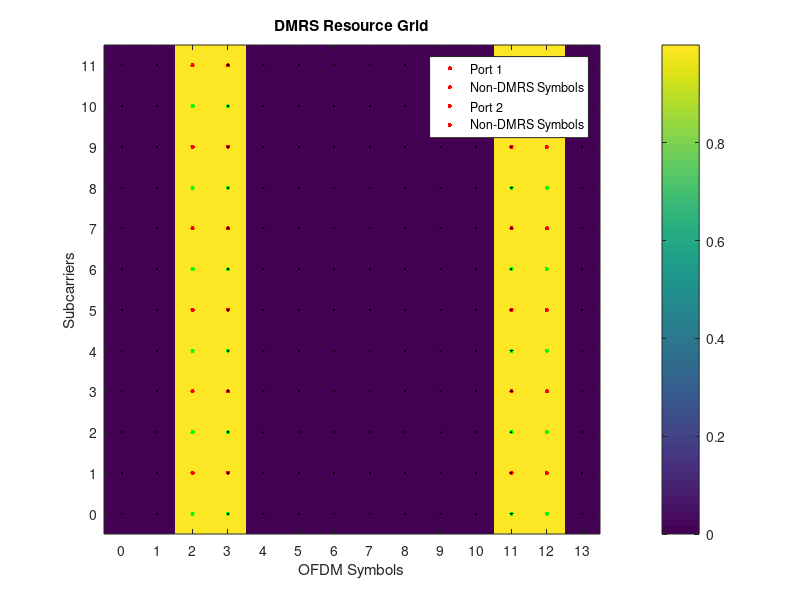

Reproduce this figure in MATLAB.
function dmrs_simulation()
    % 参数设置
    N_RB = 1;                % 资源块数量
    num_ports = 2;           % 天线端口数
    dmrs_symbols = [2, 11];  % DMRS符号位置（0-based）
    dmrs_additional_position = [0, 1]; % DMRS附加符号位置（0-based，取值范围：0, 1, 2, 3）
    comb_offset = [0, 1];    % 梳状偏移量（0或1）
    cyclic_shift = [0, 3];   % 循环移位量（子载波数）
    c_init = 123;            % 伪随机序列初始化值
    dmrs_type = 1;           % DMRS类型（1 或 2）

    % 检查 dmrs_additional_position 的合法性
    if any(dmrs_additional_position < 0 | dmrs_additional_position > 3)
        error('dmrs_additional_position must be in the range [0, 3]');
    end

    % 派生参数
    N = 6 * N_RB;            % 每个端口的DMRS子载波数
    num_subcarriers = 12 * N_RB; % 总子载波数
    num_symbols = 14;         % 时隙内的OFDM符号数
    
    % 生成伪随机序列
    c = generate_pr_seq(c_init, 2*N);
    
    % 生成基序列
    real_part = 1 - 2*c(1:2:2*N);
    imag_part = 1 - 2*c(2:2:2*N);
    base_seq = (real_part + 1i*imag_part)/sqrt(2);
    
    % 生成端口DMRS序列
    dmrs_sequences = zeros(num_ports, N);
    for port = 1:num_ports
        phase = exp(1i*2*pi*cyclic_shift(port)*(0:N-1)/N);
        dmrs_sequences(port,:) = base_seq .* phase;
    end

    % 应用 OCC
    if dmrs_type == 1
        % Type 1: OCC [1, 1] 和 [1, -1]
        occ = [1, 1; 1, -1];
    elseif dmrs_type == 2
        % Type 2: OCC [1, 1, 1, 1] 和 [1, -1, 1, -1]
        occ = [1, 1, 1, 1; 1, -1, 1, -1];
    else
        error('Unsupported DMRS type');
    end

    % 创建资源网格
    resource_grid = zeros(num_subcarriers, num_symbols);
    
    % 映射到资源网格
    dmrs_subcarriers = zeros(num_ports, N); % 用于记录 DMRS 子载波位置
    for port = 1:num_ports
        if dmrs_type == 1
            % Type 1: 梳状结构
            subcarriers = comb_offset(port) + 2*(0:N-1);
        elseif dmrs_type == 2
            % Type 2: 块状结构
            subcarriers = (port-1)*N + (1:N);
        end
        dmrs_subcarriers(port, :) = subcarriers; % 记录 DMRS 子载波位置
        for sym = dmrs_symbols
            % 应用 OCC
            if dmrs_type == 1
                % Type 1: OCC [1, 1] 和 [1, -1]
                occ = [1, 1; 1, -1];
                for port = 1:num_ports
                    % 将 dmrs_sequences 重塑为 2 x (N/2)
                    reshaped_seq = reshape(dmrs_sequences(port, :), [2, N/2]);
                    % 扩展 occ(port, :) 为 2 x (N/2)
                    occ_expanded = repmat(occ(port, :)', 1, N/2);
                    % 逐元素乘法
                    dmrs_sequences(port, :) = reshape(reshaped_seq .* occ_expanded, 1, N);
                end
            elseif dmrs_type == 2
                % Type 2: OCC [1, 1, 1, 1] 和 [1, -1, 1, -1]
                occ = [1, 1, 1, 1; 1, -1, 1, -1];
                for port = 1:num_ports
                    % 将 dmrs_sequences 重塑为 4 x (N/4)
                    reshaped_seq = reshape(dmrs_sequences(port, :), [4, N/4]);
                    % 扩展 occ(port, :) 为 4 x (N/4)
                    occ_expanded = repmat(occ(port, :)', 1, N/4);
                    % 逐元素乘法
                    dmrs_sequences(port, :) = reshape(reshaped_seq .* occ_expanded, 1, N);
                end
            else
                error('Unsupported DMRS type');
            end
            % 映射 DMRS 到资源网格
            for pos = dmrs_additional_position
                if sym + pos < num_symbols
                    resource_grid(subcarriers+1, sym+pos+1) = dmrs_sequences(port,:);
                end
            end
        end
    end

    % 绘制资源网格
    figure;
    imagesc(abs(resource_grid));
    xlabel('OFDM Symbols');
    ylabel('Subcarriers');
    title('DMRS Resource Grid');
    colorbar;

    % 添加子载波索引
    yticks(1:num_subcarriers);
    yticklabels(arrayfun(@num2str, num_subcarriers-1:-1:0, 'UniformOutput', false));

    % 添加 OFDM 符号索引
    xticks(1:num_symbols);
    xticklabels(arrayfun(@num2str, 0:num_symbols-1, 'UniformOutput', false));

    % 定义颜色
    colors = ['r', 'g', 'b', 'k']; % 为每个端口分配不同颜色

    % 标记 DMRS 符号和非 DMRS 符号
    hold on;
    for port = 1:num_ports
        color = colors(port); % 选择当前端口的颜色
        for sym = dmrs_symbols
            dmrs_sc = dmrs_subcarriers(port, :);
            % 标记 DMRS 符号
            for pos = dmrs_additional_position
                if sym + pos < num_symbols
                    plot(sym+pos+1, dmrs_sc+1, '.', 'Color', color, 'MarkerSize', 10); 
                end
            end
        end
    end
    % 标记非 DMRS 符号
    non_dmrs_symbols = setdiff(0:num_symbols-1, dmrs_symbols + dmrs_additional_position);
    for sym = non_dmrs_symbols
        plot(sym+1, 1:num_subcarriers, '.', 'Color', 'k', 'MarkerSize', 5); % 使用黑色点标记非 DMRS 符号
    end
    hold off;

    % 添加图例
    legend_entries = [arrayfun(@(p) ['Port ', num2str(p)], 1:num_ports, 'UniformOutput', false); repmat({'Non-DMRS Symbols'}, 1, num_ports)];   
    legend(legend_entries{:});
end

function seq = generate_pr_seq(c_init, len)
    % 生成伪随机序列（Gold序列）
    Nc = 1600;               % 初始垃圾比特数
    total_len = Nc + len;    % 总序列长度
    
    % 初始化x1寄存器
    x1 = zeros(1, total_len + Nc + 31);  % 扩展长度以避免索引越界
    x1(1) = 1;  % x1[0]=1, others=0
    
    % 初始化x2寄存器
    x2 = zeros(1, total_len + Nc + 31);
    for i = 0:30
        x2(i+1) = bitand(bitshift(c_init, -i), 1);
    end
    
    % 生成扩展序列
    for n = 31:(total_len + Nc + 31 - 1)
        x1(n+1) = mod(x1(n-31+1) + x1(n-3+1), 2);
        x2(n+1) = mod(x2(n-31+1) + x2(n-3+1) + x2(n-2+1) + x2(n-1+1), 2);
    end
    
    % 生成输出序列
    c = zeros(1, total_len);
    for n = 1:total_len
        c(n) = mod(x1(n+Nc) + x2(n+Nc), 2);
    end
    seq = c(Nc+1:Nc+len);
end